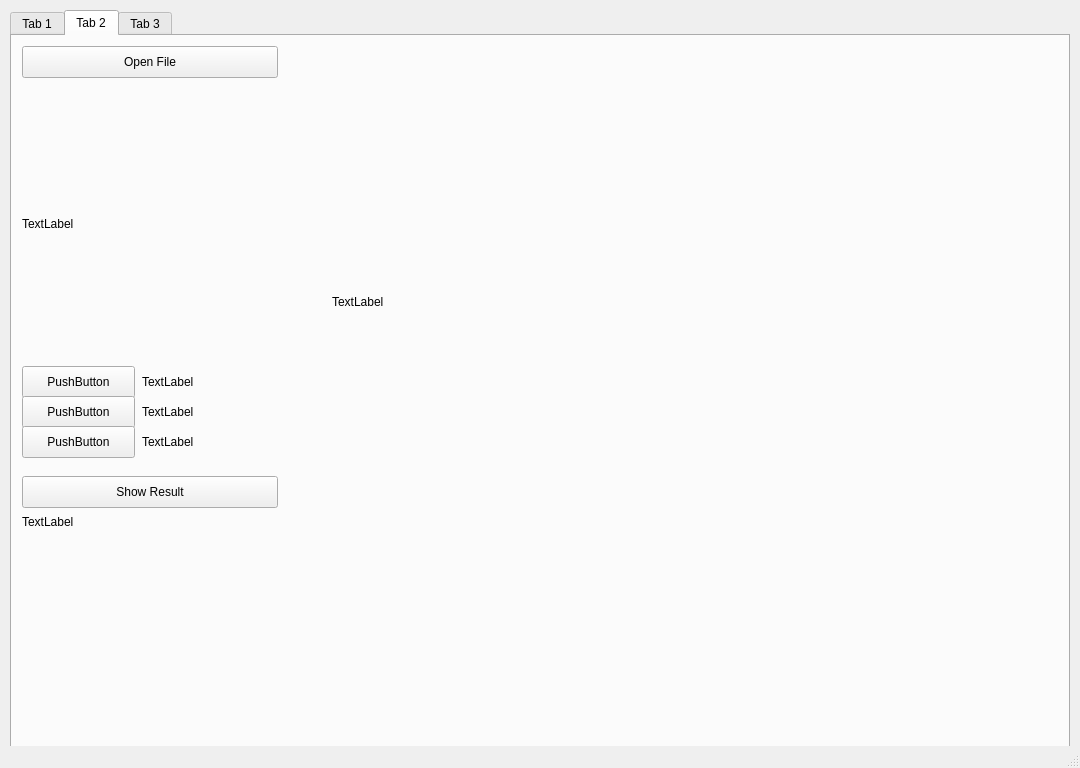
<?xml version="1.0" encoding="UTF-8"?>
<ui version="4.0">
 <class>MainWindow</class>
 <widget class="QMainWindow" name="MainWindow">
  <property name="geometry">
   <rect>
    <x>0</x>
    <y>0</y>
    <width>1080</width>
    <height>768</height>
   </rect>
  </property>
  <property name="font">
   <font>
    <family>Arial</family>
   </font>
  </property>
  <property name="windowTitle">
   <string>R11631029-HW5</string>
  </property>
  <widget class="QWidget" name="centralwidget">
   <widget class="QTabWidget" name="tabWidget">
    <property name="geometry">
     <rect>
      <x>10</x>
      <y>10</y>
      <width>1060</width>
      <height>758</height>
     </rect>
    </property>
    <property name="tabPosition">
     <enum>QTabWidget::North</enum>
    </property>
    <property name="currentIndex">
     <number>1</number>
    </property>
    <widget class="QWidget" name="tab_1">
     <property name="font">
      <font>
       <family>Arial</family>
      </font>
     </property>
     <attribute name="title">
      <string>Tab 1</string>
     </attribute>
     <widget class="QPushButton" name="btn_openFile_1">
      <property name="geometry">
       <rect>
        <x>10</x>
        <y>10</y>
        <width>256</width>
        <height>32</height>
       </rect>
      </property>
      <property name="text">
       <string>Open File</string>
      </property>
     </widget>
     <widget class="QLabel" name="lb_show_origin_1">
      <property name="geometry">
       <rect>
        <x>10</x>
        <y>60</y>
        <width>256</width>
        <height>256</height>
       </rect>
      </property>
      <property name="text">
       <string>TextLabel</string>
      </property>
     </widget>
     <widget class="QComboBox" name="comboBox">
      <property name="geometry">
       <rect>
        <x>10</x>
        <y>340</y>
        <width>256</width>
        <height>26</height>
       </rect>
      </property>
     </widget>
     <widget class="QPushButton" name="btn_result_1">
      <property name="geometry">
       <rect>
        <x>10</x>
        <y>380</y>
        <width>256</width>
        <height>32</height>
       </rect>
      </property>
      <property name="text">
       <string>Show Result</string>
      </property>
     </widget>
     <widget class="QLabel" name="lb_result_1">
      <property name="geometry">
       <rect>
        <x>330</x>
        <y>10</y>
        <width>256</width>
        <height>256</height>
       </rect>
      </property>
      <property name="text">
       <string>TextLabel</string>
      </property>
     </widget>
     <widget class="QLabel" name="lb_result_2">
      <property name="geometry">
       <rect>
        <x>600</x>
        <y>10</y>
        <width>256</width>
        <height>256</height>
       </rect>
      </property>
      <property name="text">
       <string>TextLabel</string>
      </property>
     </widget>
     <widget class="QLabel" name="lb_result_3">
      <property name="geometry">
       <rect>
        <x>330</x>
        <y>280</y>
        <width>256</width>
        <height>256</height>
       </rect>
      </property>
      <property name="text">
       <string>TextLabel</string>
      </property>
     </widget>
     <widget class="QLabel" name="lb_result_4">
      <property name="geometry">
       <rect>
        <x>600</x>
        <y>280</y>
        <width>256</width>
        <height>256</height>
       </rect>
      </property>
      <property name="text">
       <string>TextLabel</string>
      </property>
     </widget>
    </widget>
    <widget class="QWidget" name="tab_2">
     <property name="font">
      <font>
       <family>Arial</family>
      </font>
     </property>
     <attribute name="title">
      <string>Tab 2</string>
     </attribute>
     <widget class="QPushButton" name="btn_openFile_2">
      <property name="geometry">
       <rect>
        <x>10</x>
        <y>10</y>
        <width>256</width>
        <height>32</height>
       </rect>
      </property>
      <property name="text">
       <string>Open File</string>
      </property>
     </widget>
     <widget class="QLabel" name="lb_show_origin_2">
      <property name="geometry">
       <rect>
        <x>10</x>
        <y>60</y>
        <width>256</width>
        <height>256</height>
       </rect>
      </property>
      <property name="text">
       <string>TextLabel</string>
      </property>
     </widget>
     <widget class="QPushButton" name="btn_color_1">
      <property name="geometry">
       <rect>
        <x>10</x>
        <y>330</y>
        <width>113</width>
        <height>32</height>
       </rect>
      </property>
      <property name="text">
       <string>PushButton</string>
      </property>
     </widget>
     <widget class="QLabel" name="lb_color_1">
      <property name="geometry">
       <rect>
        <x>130</x>
        <y>330</y>
        <width>60</width>
        <height>32</height>
       </rect>
      </property>
      <property name="text">
       <string>TextLabel</string>
      </property>
     </widget>
     <widget class="QPushButton" name="btn_color_2">
      <property name="geometry">
       <rect>
        <x>10</x>
        <y>360</y>
        <width>113</width>
        <height>32</height>
       </rect>
      </property>
      <property name="text">
       <string>PushButton</string>
      </property>
     </widget>
     <widget class="QLabel" name="lb_color_2">
      <property name="geometry">
       <rect>
        <x>130</x>
        <y>360</y>
        <width>60</width>
        <height>32</height>
       </rect>
      </property>
      <property name="text">
       <string>TextLabel</string>
      </property>
     </widget>
     <widget class="QPushButton" name="btn_color_3">
      <property name="geometry">
       <rect>
        <x>10</x>
        <y>390</y>
        <width>113</width>
        <height>32</height>
       </rect>
      </property>
      <property name="text">
       <string>PushButton</string>
      </property>
     </widget>
     <widget class="QLabel" name="lb_color_3">
      <property name="geometry">
       <rect>
        <x>130</x>
        <y>390</y>
        <width>60</width>
        <height>32</height>
       </rect>
      </property>
      <property name="text">
       <string>TextLabel</string>
      </property>
     </widget>
     <widget class="QPushButton" name="btn_result_2">
      <property name="geometry">
       <rect>
        <x>10</x>
        <y>440</y>
        <width>256</width>
        <height>32</height>
       </rect>
      </property>
      <property name="text">
       <string>Show Result</string>
      </property>
     </widget>
     <widget class="QLabel" name="lb_colorBar">
      <property name="geometry">
       <rect>
        <x>10</x>
        <y>470</y>
        <width>256</width>
        <height>32</height>
       </rect>
      </property>
      <property name="text">
       <string>TextLabel</string>
      </property>
     </widget>
     <widget class="QLabel" name="lb_result_tab2">
      <property name="geometry">
       <rect>
        <x>320</x>
        <y>10</y>
        <width>512</width>
        <height>512</height>
       </rect>
      </property>
      <property name="text">
       <string>TextLabel</string>
      </property>
     </widget>
    </widget>
    <widget class="QWidget" name="tab_3">
     <attribute name="title">
      <string>Tab 3</string>
     </attribute>
     <widget class="QPushButton" name="btn_openFile_3">
      <property name="geometry">
       <rect>
        <x>10</x>
        <y>10</y>
        <width>256</width>
        <height>32</height>
       </rect>
      </property>
      <property name="text">
       <string>Open File</string>
      </property>
     </widget>
     <widget class="QLabel" name="lb_show_origin_3">
      <property name="geometry">
       <rect>
        <x>10</x>
        <y>60</y>
        <width>256</width>
        <height>256</height>
       </rect>
      </property>
      <property name="text">
       <string>TextLabel</string>
      </property>
     </widget>
     <widget class="QSlider" name="horizontalSlider">
      <property name="geometry">
       <rect>
        <x>10</x>
        <y>330</y>
        <width>160</width>
        <height>22</height>
       </rect>
      </property>
      <property name="orientation">
       <enum>Qt::Horizontal</enum>
      </property>
     </widget>
     <widget class="QLabel" name="lb_Kval">
      <property name="geometry">
       <rect>
        <x>180</x>
        <y>330</y>
        <width>60</width>
        <height>22</height>
       </rect>
      </property>
      <property name="text">
       <string>TextLabel</string>
      </property>
     </widget>
     <widget class="QPushButton" name="btn_result_3">
      <property name="geometry">
       <rect>
        <x>10</x>
        <y>370</y>
        <width>256</width>
        <height>32</height>
       </rect>
      </property>
      <property name="text">
       <string>Show Result</string>
      </property>
     </widget>
     <widget class="QLabel" name="lb_result_tab3_1">
      <property name="geometry">
       <rect>
        <x>330</x>
        <y>10</y>
        <width>256</width>
        <height>256</height>
       </rect>
      </property>
      <property name="text">
       <string>TextLabel</string>
      </property>
     </widget>
     <widget class="QLabel" name="lb_result_tab3_2">
      <property name="geometry">
       <rect>
        <x>600</x>
        <y>10</y>
        <width>256</width>
        <height>256</height>
       </rect>
      </property>
      <property name="text">
       <string>TextLabel</string>
      </property>
     </widget>
     <widget class="QLabel" name="lb_result_tab3_3">
      <property name="geometry">
       <rect>
        <x>330</x>
        <y>280</y>
        <width>256</width>
        <height>256</height>
       </rect>
      </property>
      <property name="text">
       <string>TextLabel</string>
      </property>
     </widget>
     <widget class="QLabel" name="lb_result_tab3_4">
      <property name="geometry">
       <rect>
        <x>600</x>
        <y>280</y>
        <width>256</width>
        <height>256</height>
       </rect>
      </property>
      <property name="text">
       <string>TextLabel</string>
      </property>
     </widget>
    </widget>
   </widget>
  </widget>
  <widget class="QMenuBar" name="menubar">
   <property name="geometry">
    <rect>
     <x>0</x>
     <y>0</y>
     <width>1080</width>
     <height>24</height>
    </rect>
   </property>
  </widget>
  <widget class="QStatusBar" name="statusbar"/>
 </widget>
 <resources/>
 <connections/>
</ui>
